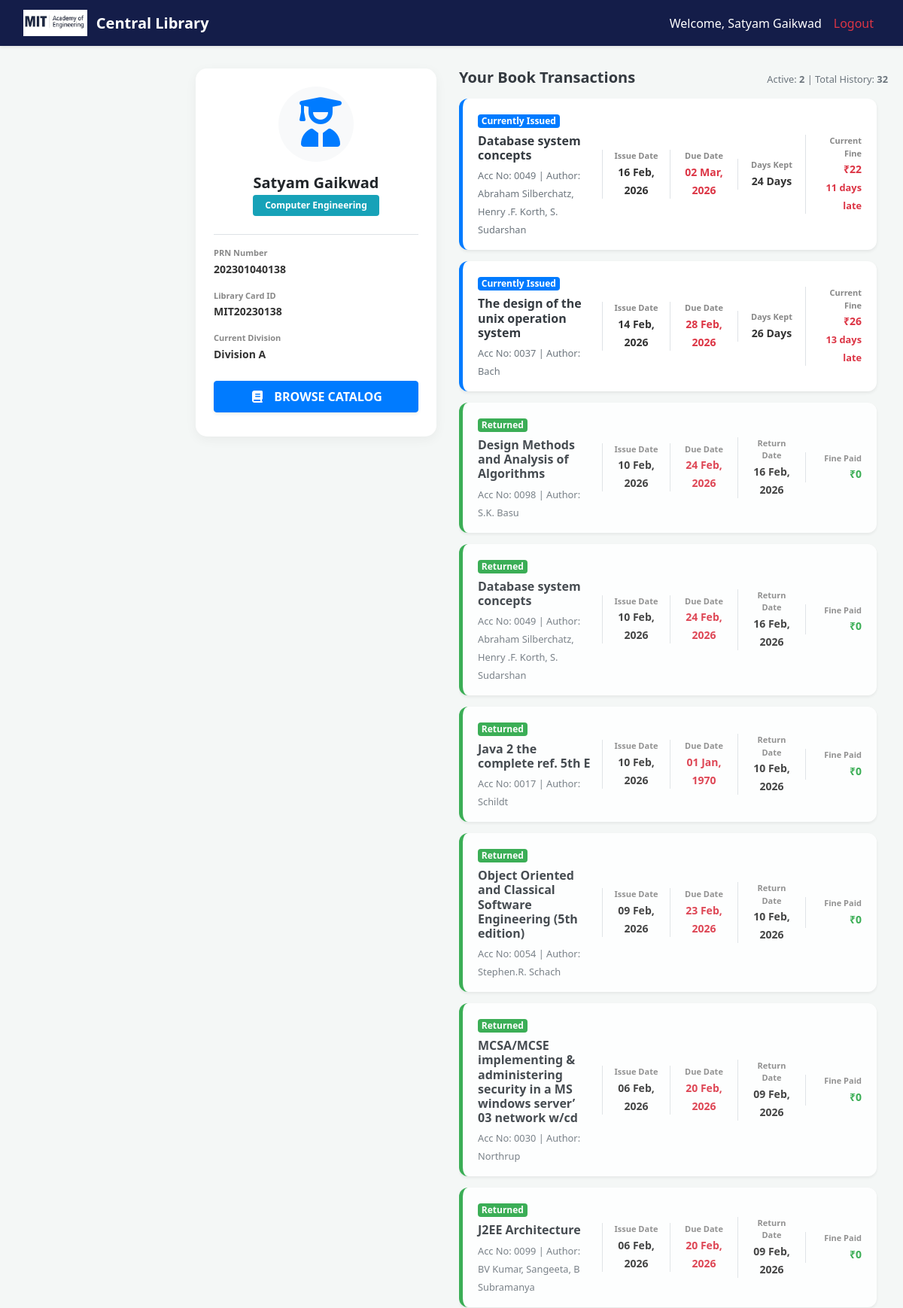
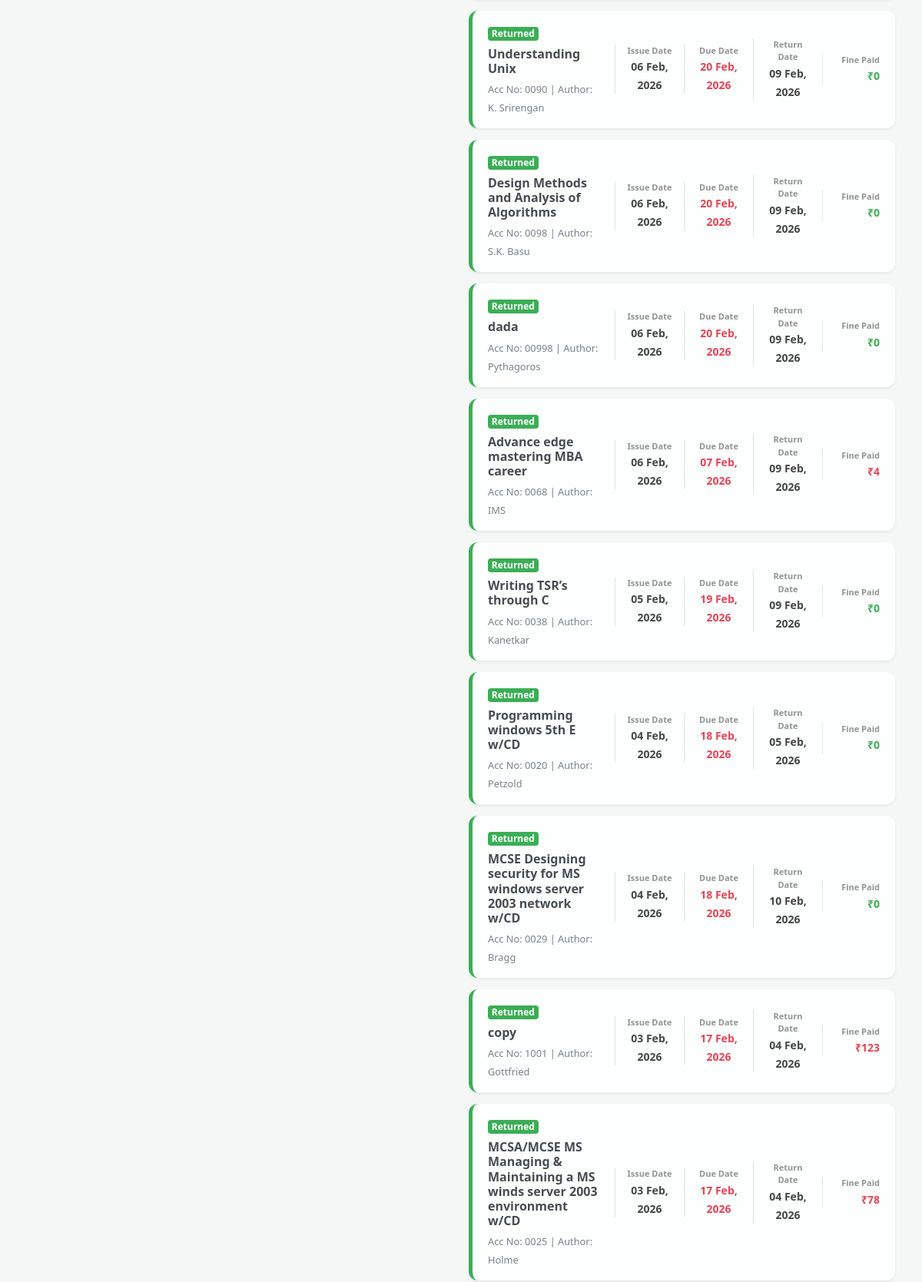
/user/dashboard.php (signed in, upper part), run on the app's committed database (2 pictures, top to bottom).
### tables this page shows
CREATE TABLE `users` (
  `id` int(11) NOT NULL,
  `prn` varchar(20) NOT NULL,
  `name` varchar(50) NOT NULL,
  `email` varchar(100) NOT NULL,
  `password` varchar(255) NOT NULL,
  `mobile` varchar(15) NOT NULL,
  `branch` varchar(50) DEFAULT 'Computer Engineering',
  `division` char(1) DEFAULT NULL,
  `address` varchar(250) NOT NULL,
  `library_card_no` varchar(20) NOT NULL,
  `created_at` timestamp NOT NULL DEFAULT current_timestamp(),
  `updated_at` timestamp NOT NULL DEFAULT current_timestamp() ON UPDATE current_timestamp(),
  `reset_otp` varchar(10) DEFAULT NULL,
  `otp_expiry` datetime DEFAULT NULL
);

CREATE TABLE `issued_books` (
  `id` int(11) NOT NULL,
  `accession_number` varchar(10) DEFAULT NULL,
  `prn` varchar(20) NOT NULL,
  `status` tinyint(1) NOT NULL COMMENT '1=Active/Issued, 0=Returned, 2=Lost/Damaged',
  `issue_date` datetime NOT NULL,
  `due_date` date DEFAULT NULL,
  `return_date` date DEFAULT NULL,
  `fine` int(11) DEFAULT 0
);

CREATE TABLE `books` (
  `accession_number` varchar(10) NOT NULL,
  `book_id` int(11) DEFAULT NULL,
  `title` varchar(255) DEFAULT NULL,
  `author` varchar(255) DEFAULT NULL,
  `publisher` varchar(255) DEFAULT NULL,
  `price` decimal(10,2) DEFAULT NULL,
  `entry_date` timestamp NOT NULL DEFAULT current_timestamp(),
  `status` tinyint(1) DEFAULT 1 COMMENT '1=Available, 0=Issued',
  `is_deleted` int(11) DEFAULT 0
);

### User/dashboard.php (the view, shortened to what this page needs)
<?php
require_once "../includes/header.php";
$prn = $_SESSION['prn'];
$user_query = mysqli_query($connection, "SELECT * FROM users WHERE prn = '$prn'");
$user_data = mysqli_fetch_assoc($user_query);
$set_res = mysqli_query($connection, "SELECT config_key, config_value FROM settings WHERE config_key IN ('fine_rate', 'fine_rate_late')");
$settings = [];
while($s = mysqli_fetch_assoc($set_res)) { $settings[$s['config_key']] = $s['config_value']; }
$fine_low = $settings['fine_rate'] ?? 2;
$fine_high = $settings['fine_rate_late'] ?? 5;
$all_books_query = "SELECT ib.*, b.title, b.author
                    FROM issued_books ib
                    JOIN books b ON ib.accession_number = b.accession_number
                    WHERE ib.prn = '$prn'
                    ORDER BY ib.status DESC, ib.issue_date DESC";
$all_books_res = mysqli_query($connection, $all_books_query);
?>
<div class="main-wrapper">
    <div class="main-content">
        <div class="profile-section">
            <div class="card user-card p-4">
                <div class="text-center mb-4">
                    <div class="bg-light rounded-circle d-inline-block p-3 mb-3" style="width: 100px; height: 100px;">
                        <i class="fas fa-user-graduate fa-4x text-primary"></i>
                    </div>
                    <h5 class="font-weight-bold mb-1"><?php echo $user_data['name']; ?></h5>
                    <span class="badge badge-info px-3 py-2"><?php echo $user_data['branch']; ?></span>
                </div>
                <div class="border-top pt-3">
                    <div class="mb-3">
                        <span class="stat-label">PRN Number</span>
                        <span class="stat-value"><?php echo $user_data['prn']; ?></span>
                    </div>
                    <div class="mb-3">
                        <span class="stat-label">Library Card ID</span>
                        <span class="stat-value"><?php echo $user_data['library_card_no']; ?></span>
                    </div>
                    <div class="mb-4">
                        <span class="stat-label">Current Division</span>
                        <span class="stat-value">Division <?php echo $user_data['division']; ?></span>
                    </div>
                    <a href="search-books.php" class="btn btn-primary btn-block py-2 font-weight-bold shadow-sm mb-2">
                        <i class="fas fa-book mr-2"></i> BROWSE CATALOG
                    </a>
                </div>
            </div>
        </div>
        <div class="books-section">
            <div class="d-flex justify-content-between align-items-end mb-3">
                <h5 class="font-weight-bold m-0 text-dark">Your Book Transactions</h5>
                <?php
                    $active_count = mysqli_query($connection, "SELECT COUNT(*) as total FROM issued_books WHERE prn = '$prn' AND status = 1");
                    $active_total = mysqli_fetch_assoc($active_count)['total'];
                ?>
                <span class="text-muted small">
                    Active: <b><?= $active_total ?></b> | Total History: <b><?= mysqli_num_rows($all_books_res) ?></b>
                </span>
            </div>
            <div class="scrollable-list">
                <?php if(mysqli_num_rows($all_books_res) > 0): ?>
                    <?php while($book = mysqli_fetch_assoc($all_books_res)):
                        $is_returned = ($book['status'] == 0);
                        $issue_date = strtotime($book['issue_date']);
                        $due_date = strtotime($book['due_date']);
                        if($is_returned) {
                            $end_date = strtotime($book['return_date']);
                            $status_label = "Returned";
                            $status_class = "badge-success";
                            $card_class = "returned-book";
                        } else {
                            $end_date = strtotime(date("Y-m-d"));
                            $status_label = "Currently Issued";
                            $status_class = "badge-primary";
                            $card_class = "active-book";
                        }
                        $duration = floor(($end_date - $issue_date) / 86400);
                        $overdue_days = ($end_date > $due_date) ? floor(($end_date - $due_date) / 86400) : 0;
                        if($is_returned) {
                            $fine_display = $book['fine'];
                        } else {
                            if($overdue_days <= 0) $fine_display = 0;
                            elseif($overdue_days <= 15) $fine_display = $overdue_days * $fine_low;
                            else $fine_display = (15 * $fine_low) + (($overdue_days - 15) * $fine_high);
                        }
                    ?>
                        <div class="card book-item <?php echo $card_class; ?> shadow-sm">
                            <div class="card-body py-3">
                                <div class="row align-items-center">
                                    <div class="col-md-4">
                                        <span class="badge <?php echo $status_class; ?> mb-2"><?php echo $status_label; ?></span>
                                        <h6 class="font-weight-bold mb-1 text-dark"><?php echo htmlspecialchars($book['title']); ?></h6>
                                        <small class="text-muted">Acc No: <?php echo $book['accession_number']; ?> | Author: <?php echo htmlspecialchars($book['author']); ?></small>
                                    </div>
                                    <div class="col-md-2 text-center border-left">
                                        <span class="stat-label">Issue Date</span>
                                        <span class="stat-value"><?php echo date('d M, Y', $issue_date); ?></span>
                                    </div>
                                    <div class="col-md-2 text-center border-left">
                                        <span class="stat-label">Due Date</span>
                                        <span class="stat-value text-danger"><?php echo date('d M, Y', $due_date); ?></span>
                                    </div>
                                    <div class="col-md-2 text-center border-left">
                                        <span class="stat-label"><?php echo $is_returned ? 'Return Date' : 'Days Kept'; ?></span>
                                        <span class="stat-value">
                                            <?php echo $is_returned ? date('d M, Y', $end_date) : "$duration Days"; ?>
                                        </span>
                                    </div>
                                    <div class="col-md-2 text-right border-left">
                                        <span class="stat-label"><?php echo $is_returned ? 'Fine Paid' : 'Current Fine'; ?></span>
                                        <span class="stat-value <?php echo ($fine_display > 0) ? 'text-danger' : 'text-success'; ?>">
                                            ₹<?php echo $fine_display; ?>
                                        </span>
                                        <?php if(!$is_returned && $overdue_days > 0): ?>
                                            <br><small class="text-danger font-weight-bold"><?php echo $overdue_days; ?> days late</small>
                                        <?php endif; ?>
                                    </div>
                                </div>
                            </div>
                        </div>
                    <?php endwhile; ?>
                <?php endif; ?>
            </div>
        </div>
    </div>
</div>
<?php include "../includes/footer.php"; ?>

### includes/header.php (style rules this page uses)
body { background-color: #f4f7f6; font-family: 'Segoe UI', Tahoma, Geneva, Verdana, sans-serif; }
.main-content { margin-left: 240px; padding: 30px; }

### User/dashboard.php (style rules this page uses)
html, body { height: 100vh; overflow: hidden; background-color: #f4f7f6; margin: 0; }
.main-wrapper { display: flex; height: 100vh; width: 100vw; flex-direction: column; }
.main-content { padding: 30px 20px; flex-grow: 1; overflow: hidden; display: flex; gap: 30px; }
.profile-section { width: 320px; flex-shrink: 0; }
.user-card { background: white; border-radius: 15px; border: none; box-shadow: 0 4px 15px rgba(0,0,0,0.05); }
.books-section { flex-grow: 1; display: flex; flex-direction: column; overflow: hidden; }
.scrollable-list { flex-grow: 1; overflow-y: auto; padding-right: 15px; }
.book-item { background: white; border-radius: 12px; border: none; margin-bottom: 15px; transition: 0.2s; border-left: 5px solid #ccc; }
.book-item.active-book { border-left-color: #007bff; }
.book-item.returned-book { border-left-color: #28a745; opacity: 0.9; }
.stat-label { font-size: 11px; text-uppercase; font-weight: bold; color: #888; display: block; }
.stat-value { font-size: 14px; font-weight: 600; color: #333; }

### data on the page
users: name "Satyam Gaikwad", branch "Computer Engineering", prn "202301040138", library_card_no "MIT20230138", division "A"
issued_books: status "Currently Issued", accession_number.title "Database system concepts", accession_number "0049", accession_number.author "Abraham Silberchatz, Henry .F. Korth, S. Sudarshan", issue_date "16 Feb, 2026", due_date "02 Mar, 2026", shows "Days Kept", issue_date "24", shows "Current Fine", due_date "22", due_date "11"
issued_books: status "Currently Issued", accession_number.title "The design of the unix operation system", accession_number "0037", accession_number.author "Bach", issue_date "14 Feb, 2026", due_date "28 Feb, 2026", shows "Days Kept", issue_date "26", shows "Current Fine", due_date "26", due_date "13"
issued_books: status "Returned", accession_number.title "Design Methods and Analysis of Algorithms", accession_number "0098", accession_number.author "S.K. Basu", issue_date "10 Feb, 2026", due_date "24 Feb, 2026", shows "Return Date", return_date "16 Feb, 2026", shows "Fine Paid", fine "0"
issued_books: status "Returned", accession_number.title "Database system concepts", accession_number "0049", accession_number.author "Abraham Silberchatz, Henry .F. Korth, S. Sudarshan", issue_date "10 Feb, 2026", due_date "24 Feb, 2026", shows "Return Date", return_date "16 Feb, 2026", shows "Fine Paid", fine "0"
issued_books: status "Returned", accession_number.title "Java 2 the complete ref. 5th E", accession_number "0017", accession_number.author "Schildt", issue_date "10 Feb, 2026", due_date "01 Jan, 1970", shows "Return Date", return_date "10 Feb, 2026", shows "Fine Paid", fine "0"
issued_books: status "Returned", accession_number.title "Object Oriented and Classical Software Engineering (5th edition)", accession_number "0054", accession_number.author "Stephen.R. Schach", issue_date "09 Feb, 2026", due_date "23 Feb, 2026", shows "Return Date", return_date "10 Feb, 2026", shows "Fine Paid", fine "0"
issued_books: status "Returned", accession_number.title "MCSA/MCSE implementing & administering security in a MS windows server’ 03 network w/cd", accession_number "0030", accession_number.author "Northrup", issue_date "06 Feb, 2026", due_date "20 Feb, 2026", shows "Return Date", return_date "09 Feb, 2026", shows "Fine Paid", fine "0"
issued_books: status "Returned", accession_number.title "J2EE Architecture", accession_number "0099", accession_number.author "BV Kumar, Sangeeta, B Subramanya", issue_date "06 Feb, 2026", due_date "20 Feb, 2026", shows "Return Date", return_date "09 Feb, 2026", shows "Fine Paid", fine "0"
issued_books: status "Returned", accession_number.title "Understanding Unix", accession_number "0090", accession_number.author "K. Srirengan", issue_date "06 Feb, 2026", due_date "20 Feb, 2026", shows "Return Date", return_date "09 Feb, 2026", shows "Fine Paid", fine "0"
issued_books: status "Returned", accession_number.title "Design Methods and Analysis of Algorithms", accession_number "0098", accession_number.author "S.K. Basu", issue_date "06 Feb, 2026", due_date "20 Feb, 2026", shows "Return Date", return_date "09 Feb, 2026", shows "Fine Paid", fine "0"
issued_books: status "Returned", accession_number.title "dada", accession_number "00998", accession_number.author "Pythagoros", issue_date "06 Feb, 2026", due_date "20 Feb, 2026", shows "Return Date", return_date "09 Feb, 2026", shows "Fine Paid", fine "0"
issued_books: status "Returned", accession_number.title "Advance edge mastering MBA career", accession_number "0068", accession_number.author "IMS", issue_date "06 Feb, 2026", due_date "07 Feb, 2026", shows "Return Date", return_date "09 Feb, 2026", shows "Fine Paid", fine "4"
issued_books: status "Returned", accession_number.title "Writing TSR’s through C", accession_number "0038", accession_number.author "Kanetkar", issue_date "05 Feb, 2026", due_date "19 Feb, 2026", shows "Return Date", return_date "09 Feb, 2026", shows "Fine Paid", fine "0"
issued_books: status "Returned", accession_number.title "Programming windows 5th E w/CD", accession_number "0020", accession_number.author "Petzold", issue_date "04 Feb, 2026", due_date "18 Feb, 2026", shows "Return Date", return_date "05 Feb, 2026", shows "Fine Paid", fine "0"
issued_books: status "Returned", accession_number.title "MCSE Designing security for MS windows server 2003 network w/CD", accession_number "0029", accession_number.author "Bragg", issue_date "04 Feb, 2026", due_date "18 Feb, 2026", shows "Return Date", return_date "10 Feb, 2026", shows "Fine Paid", fine "0"
issued_books: status "Returned", accession_number.title "copy", accession_number "1001", accession_number.author "Gottfried", issue_date "03 Feb, 2026", due_date "17 Feb, 2026", shows "Return Date", return_date "04 Feb, 2026", shows "Fine Paid", fine "123"
issued_books: status "Returned", accession_number.title "MCSA/MCSE MS Managing & Maintaining a MS winds server 2003 environment w/CD", accession_number "0025", accession_number.author "Holme", issue_date "03 Feb, 2026", due_date "17 Feb, 2026", shows "Return Date", return_date "04 Feb, 2026", shows "Fine Paid", fine "78"

### other printed values
$_SESSION['username'] "Satyam Gaikwad"
$active_total "2"
mysqli_num_rows($all_books_res) "32"
